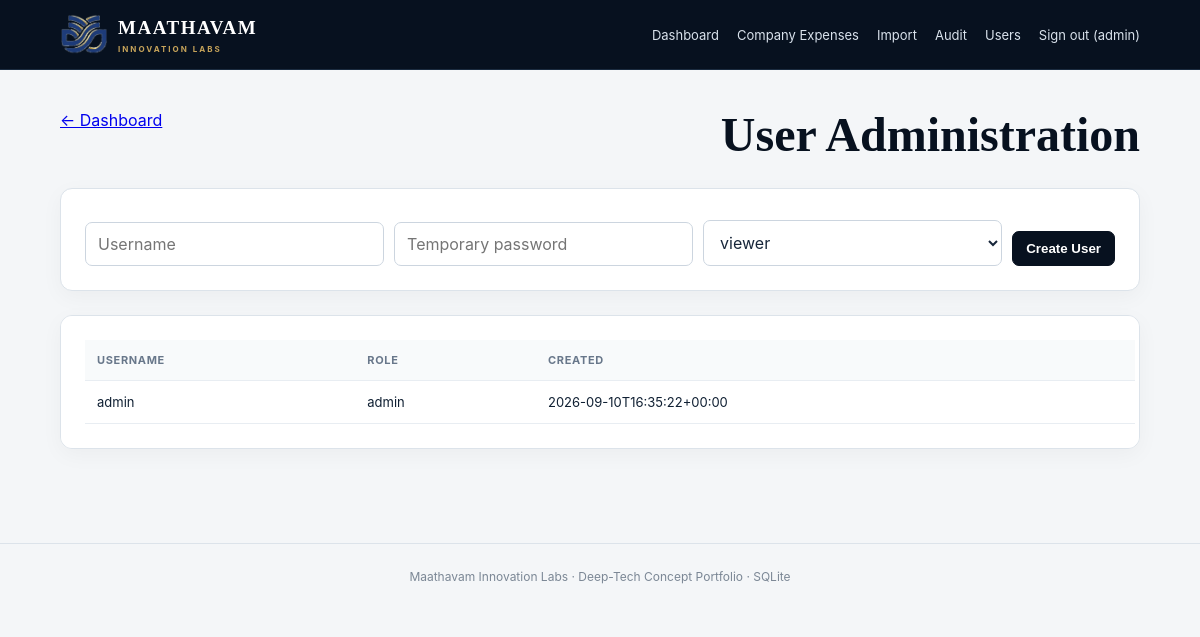
Page /admin/users (signed in) on the committed database.
### tables this page shows
CREATE TABLE users(id INTEGER PRIMARY KEY AUTOINCREMENT,username TEXT UNIQUE NOT NULL,password_hash TEXT NOT NULL,role TEXT NOT NULL DEFAULT 'viewer',created_at TEXT NOT NULL);

### app.py (the view, shortened to what this page needs)
@app.route("/admin/users", methods=["GET", "POST"])
def users():
    if not require_role("admin"):
        return "Forbidden", 403
    conn = db()
    rows = conn.execute("SELECT id,username,role,created_at FROM users ORDER BY username").fetchall()
    conn.close()
    return render_template("users.html", users=rows)

### app.py (called while the page is built)
def db():
    conn = sqlite3.connect(DB_PATH)
    conn.row_factory = sqlite3.Row
    conn.execute("PRAGMA foreign_keys = ON")
    return conn

def current_user():
    return session.get("username")

def require_login():
    return bool(session.get("user_id"))

def require_role(*roles):
    return session.get("role") in roles

@app.context_processor
def inject_user():
    return {"current_username": current_user(), "current_role": session.get("role")}

@app.before_request
def protect_routes():
    allowed = {"login", "static", "uploaded_file"}
    if request.endpoint not in allowed and not require_login():
        return redirect(url_for("login"))

### templates/users.html (shortened to what this page needs)
{% extends "base.html" %}
{% block content %}
<div class="page-head"><a href="{{ url_for('dashboard') }}">← Dashboard</a><h1>User Administration</h1></div>
<section class="panel">
<form method="post" class="inline-form">
<input name="username" placeholder="Username" required>
<input name="password" type="password" placeholder="Temporary password" required>
<select name="role"><option>viewer</option><option>editor</option><option>admin</option></select>
<button class="btn primary">Create User</button>
</form>
</section>
<section class="panel table-wrap"><table><thead><tr><th>Username</th><th>Role</th><th>Created</th></tr></thead><tbody>
{% for u in users %}<tr><td>{{u['username']}}</td><td>{{u['role']}}</td><td>{{u['created_at']}}</td></tr>{% endfor %}
</tbody></table></section>
{% endblock %}

### static/style.css (style rules this page uses)
:root { --navy:#07111f;--navy2:#0c192a;--line:#dce3ea;--muted:#64748b;--gold:#c7a45a;--bg:#f4f6f8;--white:#fff;--green:#16794a;--red:#b42318 }
* { box-sizing:border-box }
body { margin:0;background:var(--bg);color:#102033;font-family:Inter,ui-sans-serif,system-ui,-apple-system,Segoe UI,sans-serif }
.hero,.page-head { display:flex;justify-content:space-between;align-items:end;gap:30px;margin-bottom:28px }
.page-head { align-items:start }
h1 { font:700 clamp(32px,4vw,52px)/1.05 Georgia,serif;margin:0;color:var(--navy) }
.panel { background:var(--white);border:1px solid var(--line);border-radius:12px;padding:24px;margin-bottom:24px;box-shadow:0 6px 22px rgba(7,17,31,.04) }
.btn { display:inline-block;border:1px solid #cbd5e1;background:white;color:#17263a;padding:9px 13px;border-radius:7px;text-decoration:none;cursor:pointer;font-weight:700 }
.btn.primary { background:var(--navy);border-color:var(--navy);color:white }
.table-wrap { overflow:auto }
table { width:100%;border-collapse:collapse;min-width:1050px }
th,td { padding:13px 12px;border-bottom:1px solid #e8edf2;text-align:left;vertical-align:top;font-size:13px }
th { font-size:11px;text-transform:uppercase;letter-spacing:.06em;color:#68778a;background:#f8fafb;position:sticky;top:0 }
tbody tr { cursor:pointer }
input,select,textarea { display:block;width:100%;margin-top:7px;border:1px solid #ccd5df;border-radius:7px;padding:11px 12px;background:white;font:inherit;color:#17263a }
.inline-form,.spend-form { display:grid;grid-template-columns:1fr 1fr 1fr auto;gap:10px;align-items:end }
.inline-form input,.spend-form input { margin:0 }

### rows in the picture
users: username "admin", role "admin", created_at "2026-09-10T16:35:22+00:00"

### other values in the picture
{{ current_username }} "admin"
